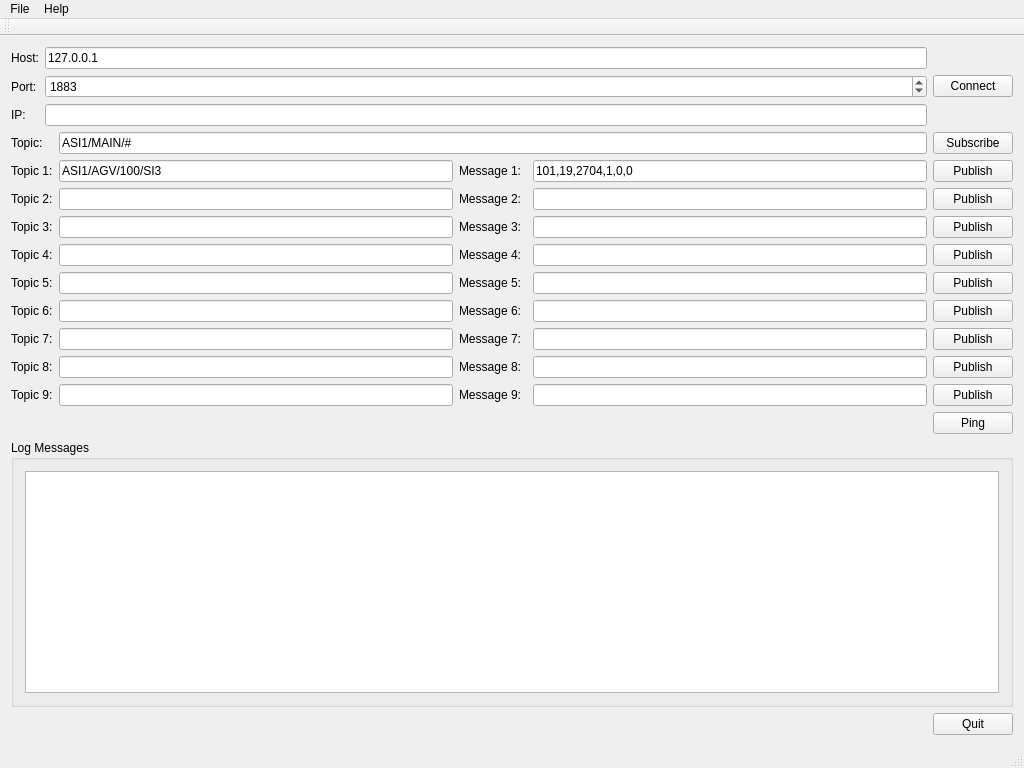
<?xml version="1.0" encoding="UTF-8"?>
<ui version="4.0">
 <class>MainWindow</class>
 <widget class="QMainWindow" name="MainWindow">
  <property name="geometry">
   <rect>
    <x>0</x>
    <y>0</y>
    <width>1024</width>
    <height>768</height>
   </rect>
  </property>
  <property name="windowTitle">
   <string>MainWindow</string>
  </property>
  <widget class="QWidget" name="centralWidget">
   <layout class="QVBoxLayout" name="verticalLayout">
    <item>
     <layout class="QHBoxLayout" name="horizontalLayout">
      <item>
       <layout class="QFormLayout" name="formLayout">
        <item row="0" column="0">
         <widget class="QLabel" name="label">
          <property name="text">
           <string>Host:</string>
          </property>
         </widget>
        </item>
        <item row="0" column="1">
         <widget class="QLineEdit" name="lineEditHost">
          <property name="text">
           <string>127.0.0.1</string>
          </property>
         </widget>
        </item>
        <item row="3" column="0">
         <widget class="QLabel" name="label_2">
          <property name="text">
           <string>Port:</string>
          </property>
         </widget>
        </item>
        <item row="3" column="1">
         <widget class="QSpinBox" name="spinBoxPort">
          <property name="maximum">
           <number>99999</number>
          </property>
          <property name="value">
           <number>1883</number>
          </property>
         </widget>
        </item>
        <item row="4" column="0">
         <widget class="QLabel" name="label_12">
          <property name="text">
           <string>IP:</string>
          </property>
         </widget>
        </item>
        <item row="4" column="1">
         <widget class="QLineEdit" name="lineEdit_8">
          <property name="readOnly">
           <bool>true</bool>
          </property>
         </widget>
        </item>
       </layout>
      </item>
      <item>
       <widget class="QPushButton" name="buttonConnect">
        <property name="text">
         <string>Connect</string>
        </property>
       </widget>
      </item>
     </layout>
    </item>
    <item>
     <layout class="QGridLayout" name="gridLayout">
      <item row="5" column="2">
       <widget class="QLabel" name="labelMsg_4">
        <property name="text">
         <string>Message 4:</string>
        </property>
       </widget>
      </item>
      <item row="7" column="4">
       <widget class="QLineEdit" name="lineEditMessage_6"/>
      </item>
      <item row="10" column="4">
       <widget class="QLineEdit" name="lineEditMessage_9"/>
      </item>
      <item row="11" column="5">
       <widget class="QPushButton" name="buttonPing">
        <property name="text">
         <string>Ping</string>
        </property>
       </widget>
      </item>
      <item row="3" column="2">
       <widget class="QLabel" name="labelMsg_3">
        <property name="text">
         <string>Message 3:</string>
        </property>
       </widget>
      </item>
      <item row="2" column="1">
       <widget class="QLineEdit" name="lineEditTopic_2"/>
      </item>
      <item row="2" column="0">
       <widget class="QLabel" name="labelTopic_2">
        <property name="text">
         <string>Topic 2:</string>
        </property>
       </widget>
      </item>
      <item row="5" column="5">
       <widget class="QPushButton" name="buttonPublish_4">
        <property name="text">
         <string>Publish</string>
        </property>
       </widget>
      </item>
      <item row="0" column="1" colspan="4">
       <widget class="QLineEdit" name="lineEditTopic">
        <property name="text">
         <string>ASI1/MAIN/#</string>
        </property>
       </widget>
      </item>
      <item row="6" column="4">
       <widget class="QLineEdit" name="lineEditMessage_5"/>
      </item>
      <item row="1" column="1">
       <widget class="QLineEdit" name="lineEditTopic_1">
        <property name="sizePolicy">
         <sizepolicy hsizetype="Preferred" vsizetype="Fixed">
          <horstretch>0</horstretch>
          <verstretch>0</verstretch>
         </sizepolicy>
        </property>
        <property name="text">
         <string>ASI1/AGV/100/SI3</string>
        </property>
       </widget>
      </item>
      <item row="3" column="0">
       <widget class="QLabel" name="labelTopic_3">
        <property name="text">
         <string>Topic 3:</string>
        </property>
       </widget>
      </item>
      <item row="7" column="2">
       <widget class="QLabel" name="label_7">
        <property name="text">
         <string>Message 6:</string>
        </property>
       </widget>
      </item>
      <item row="6" column="0">
       <widget class="QLabel" name="labelTopic_5">
        <property name="text">
         <string>Topic 5:</string>
        </property>
       </widget>
      </item>
      <item row="3" column="1">
       <widget class="QLineEdit" name="lineEditTopic_3"/>
      </item>
      <item row="9" column="0">
       <widget class="QLabel" name="label_5">
        <property name="text">
         <string>Topic 8:</string>
        </property>
       </widget>
      </item>
      <item row="8" column="1">
       <widget class="QLineEdit" name="lineEditTopic_7"/>
      </item>
      <item row="2" column="2">
       <widget class="QLabel" name="labelMsg_2">
        <property name="text">
         <string>Message 2:</string>
        </property>
       </widget>
      </item>
      <item row="9" column="4">
       <widget class="QLineEdit" name="lineEditMessage_8"/>
      </item>
      <item row="10" column="1">
       <widget class="QLineEdit" name="lineEditTopic_9"/>
      </item>
      <item row="9" column="5">
       <widget class="QPushButton" name="buttonPublish_8">
        <property name="text">
         <string>Publish</string>
        </property>
       </widget>
      </item>
      <item row="10" column="5">
       <widget class="QPushButton" name="buttonPublish_9">
        <property name="text">
         <string>Publish</string>
        </property>
       </widget>
      </item>
      <item row="5" column="1">
       <widget class="QLineEdit" name="lineEditTopic_4"/>
      </item>
      <item row="10" column="2">
       <widget class="QLabel" name="label_10">
        <property name="text">
         <string>Message 9:</string>
        </property>
       </widget>
      </item>
      <item row="1" column="0">
       <widget class="QLabel" name="labelTopic_1">
        <property name="text">
         <string>Topic 1:</string>
        </property>
       </widget>
      </item>
      <item row="0" column="5">
       <widget class="QPushButton" name="buttonSubscribe">
        <property name="text">
         <string>Subscribe</string>
        </property>
       </widget>
      </item>
      <item row="1" column="4">
       <widget class="QLineEdit" name="lineEditMessage_1">
        <property name="text">
         <string>101,19,2704,1,0,0</string>
        </property>
       </widget>
      </item>
      <item row="1" column="2">
       <widget class="QLabel" name="labelMsg_1">
        <property name="text">
         <string>Message 1:</string>
        </property>
       </widget>
      </item>
      <item row="9" column="2">
       <widget class="QLabel" name="label_9">
        <property name="text">
         <string>Message 8:</string>
        </property>
       </widget>
      </item>
      <item row="8" column="4">
       <widget class="QLineEdit" name="lineEditMessage_7"/>
      </item>
      <item row="8" column="2">
       <widget class="QLabel" name="label_8">
        <property name="text">
         <string>Message 7:</string>
        </property>
       </widget>
      </item>
      <item row="7" column="1">
       <widget class="QLineEdit" name="lineEditTopic_6"/>
      </item>
      <item row="0" column="0">
       <widget class="QLabel" name="labelTopicMain">
        <property name="text">
         <string>Topic:</string>
        </property>
       </widget>
      </item>
      <item row="7" column="5">
       <widget class="QPushButton" name="buttonPublish_6">
        <property name="text">
         <string>Publish</string>
        </property>
       </widget>
      </item>
      <item row="2" column="4">
       <widget class="QLineEdit" name="lineEditMessage_2"/>
      </item>
      <item row="6" column="1">
       <widget class="QLineEdit" name="lineEditTopic_5"/>
      </item>
      <item row="10" column="0">
       <widget class="QLabel" name="label_6">
        <property name="text">
         <string>Topic 9:</string>
        </property>
       </widget>
      </item>
      <item row="6" column="2">
       <widget class="QLabel" name="labelMsg_5">
        <property name="text">
         <string>Message 5:</string>
        </property>
       </widget>
      </item>
      <item row="3" column="4">
       <widget class="QLineEdit" name="lineEditMessage_3"/>
      </item>
      <item row="9" column="1">
       <widget class="QLineEdit" name="lineEditTopic_8"/>
      </item>
      <item row="8" column="5">
       <widget class="QPushButton" name="buttonPublish_7">
        <property name="text">
         <string>Publish</string>
        </property>
       </widget>
      </item>
      <item row="5" column="0">
       <widget class="QLabel" name="labelTopic_4">
        <property name="text">
         <string>Topic 4:</string>
        </property>
       </widget>
      </item>
      <item row="5" column="4">
       <widget class="QLineEdit" name="lineEditMessage_4"/>
      </item>
      <item row="8" column="0">
       <widget class="QLabel" name="label_4">
        <property name="text">
         <string>Topic 7:</string>
        </property>
       </widget>
      </item>
      <item row="7" column="0">
       <widget class="QLabel" name="label_3">
        <property name="text">
         <string>Topic 6:</string>
        </property>
       </widget>
      </item>
      <item row="1" column="5">
       <widget class="QPushButton" name="buttonPublish_1">
        <property name="text">
         <string>Publish</string>
        </property>
       </widget>
      </item>
      <item row="6" column="5">
       <widget class="QPushButton" name="buttonPublish_5">
        <property name="text">
         <string>Publish</string>
        </property>
       </widget>
      </item>
      <item row="2" column="5">
       <widget class="QPushButton" name="buttonPublish_2">
        <property name="text">
         <string>Publish</string>
        </property>
       </widget>
      </item>
      <item row="3" column="5">
       <widget class="QPushButton" name="buttonPublish_3">
        <property name="text">
         <string>Publish</string>
        </property>
       </widget>
      </item>
     </layout>
    </item>
    <item>
     <widget class="QGroupBox" name="groupBox">
      <property name="title">
       <string>Log Messages</string>
      </property>
      <layout class="QHBoxLayout" name="horizontalLayout_2">
       <item>
        <widget class="QPlainTextEdit" name="editLog"/>
       </item>
      </layout>
     </widget>
    </item>
    <item>
     <layout class="QHBoxLayout" name="horizontalLayout_3">
      <item>
       <spacer name="horizontalSpacer">
        <property name="orientation">
         <enum>Qt::Horizontal</enum>
        </property>
        <property name="sizeHint" stdset="0">
         <size>
          <width>40</width>
          <height>20</height>
         </size>
        </property>
       </spacer>
      </item>
      <item>
       <widget class="QPushButton" name="buttonQuit">
        <property name="text">
         <string>Quit</string>
        </property>
       </widget>
      </item>
     </layout>
    </item>
   </layout>
  </widget>
  <widget class="QMenuBar" name="menuBar">
   <property name="geometry">
    <rect>
     <x>0</x>
     <y>0</y>
     <width>1024</width>
     <height>22</height>
    </rect>
   </property>
   <widget class="QMenu" name="menuFile">
    <property name="title">
     <string>File</string>
    </property>
    <addaction name="actionOpen"/>
    <addaction name="actionQuit"/>
   </widget>
   <widget class="QMenu" name="menuAbout">
    <property name="title">
     <string>Help</string>
    </property>
    <addaction name="actionDoc"/>
    <addaction name="actionAbout"/>
   </widget>
   <addaction name="menuFile"/>
   <addaction name="menuAbout"/>
  </widget>
  <widget class="QToolBar" name="mainToolBar">
   <attribute name="toolBarArea">
    <enum>TopToolBarArea</enum>
   </attribute>
   <attribute name="toolBarBreak">
    <bool>false</bool>
   </attribute>
  </widget>
  <widget class="QStatusBar" name="statusBar"/>
  <action name="actionQuit">
   <property name="text">
    <string>Quit</string>
   </property>
  </action>
  <action name="actionOpen">
   <property name="text">
    <string>Open</string>
   </property>
  </action>
  <action name="actionDoc">
   <property name="text">
    <string>Doc</string>
   </property>
  </action>
  <action name="actionAbout">
   <property name="text">
    <string>About</string>
   </property>
  </action>
 </widget>
 <layoutdefault spacing="6" margin="11"/>
 <resources/>
 <connections/>
</ui>
